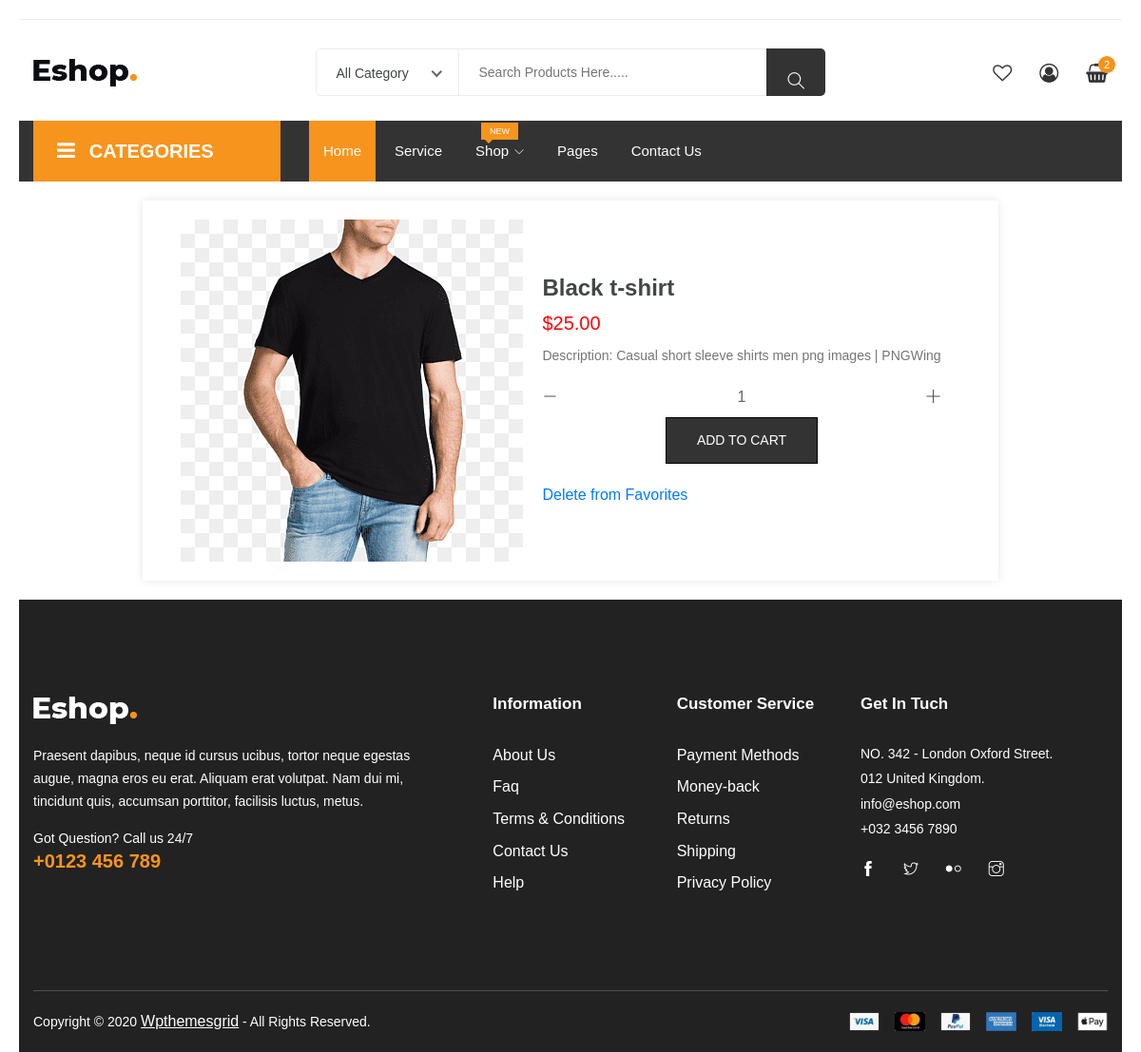
The app's page /detail/7/ (signed in) with its own data.
### store/models.py (models this page shows)
class Product(models.Model):
    name = models.CharField(max_length=255)
    category = models.ForeignKey(Category, related_name='products', on_delete=models.CASCADE)
    description = models.TextField(blank=True)
    price = models.DecimalField(max_digits=10, decimal_places=2)
    GENDER_CHOICES = [
        ('MEN','M'),
        ('WOMEN','W'),
        ('BOTH','B')
    ]
    gender = models.CharField(max_length=5, choices=GENDER_CHOICES, default='BOTH', blank=True, null=True)
    hot = models.BooleanField(default=False)
    image = models.ImageField(upload_to='posters', blank=True, null=True, verbose_name='Poster')
    def get_image(self):
        try:
            return self.image.url
        except:
            return 'https://cdn.iconscout.com/icon/premium/png-256-thumb/insert-image-9924441-8059276.png'

### store/views.py (the view)
# urls.py: path('detail/<int:pk>/', detail_view, name='detail'),
def detail_view(request, pk):
    product = Product.objects.get(pk=pk)
    context ={
        'product': product,
    }
    return render(request, 'store/detail.html', context)

### store/models.py (called while the page is built)
    @property
    def get_cart_total_price(self):
        cart_products = self.cartproduct_set.all()
        total_price = sum([product.get_total_price for product in cart_products])
        return total_price

    @property
    def get_cart_total_quantity(self):
        cart_products = self.cartproduct_set.all()
        total_quantity = sum([product.quantity for product in cart_products])
        return total_quantity

    @property
    def get_cart_quantity(self):
        cart_products = self.cartproduct_set.all()
        quantity = sum([1 for product in cart_products])
        return quantity

    @property
    def get_total_price(self):
        total_price = self.product.price * self.quantity
        return total_price

### store/templatetags/likes_status_check.py (called while the page is built)
@register.simple_tag()
def check_status(user, product_id):
    return Liked.objects.filter(user=user, product_id=product_id).exists()

### store/templatetags/navbar.py (called while the page is built)
@register.simple_tag()
def get_card_items(request):
    cart = Userscart(request)
    return cart.get_cart_info()

### store/utils.py (called while the page is built)
    def get_cart_info(self):
        cart, created = Cart.objects.get_or_create(
            user=self.user
        )
        cart_products = cart.cartproduct_set.all()
        cart_total_quantity = cart.get_cart_total_quantity
        cart_total_price = cart.get_cart_total_price
        get_cart_quantity = cart.get_cart_quantity
        return {
            'cart_total_quantity': cart_total_quantity,
            'cart_total_price': cart_total_price,
            'cart_products': cart_products,
            'get_cart_quantity': get_cart_quantity,
            'cart': cart,
        }

### store/templates/store/detail.html (shortened to what this page needs)
{% extends 'base.html' %}
{% load likes_status_check %}
{% block main %}
    <section class="product-detail">
      <div class="product-images">
        <img src="{{ product.get_image }}">
      </div>
      <div class="product-info">
        <h1>{{ product.name }}</h1>
        <p class="price">${{ product.price }}</p>
        <p>Description: {{ product.description }}</p>
        {%  if request.user.is_authenticated %}
         <form action="{% url 'add' %}" id="quantity" method="post">
                    <div class="d-flex align-items-center">
                      <a class="dec-btn p-0"><i class="ti-minus"></i></a>
                      <input id="quantityInput" name="quantity" class="form-control border-0 shadow-0 p-0 mx-2 text-center" type="text" min="1" value="1">
                      <a class="inc-btn p-0"><i class="ti-plus"></i></a>
                    </div>
         <button type="submit" form="quantity" class="btn btn-primary mt-2" style="border: 1px solid #000; text-align: center; margin: 0 auto;  display: block;">Add to cart</button>
         </form>
        {% check_status request.user product.pk as like  %}
		{% if like  %}
        <a href="{% url 'add_to_liked' product.pk  %}">Delete from Favorites</a>
        {% else %}
        <a href="{% url 'add_to_liked' product.pk  %}">Add to Favorites</a>
        {% endif %}
        {% else %}
        <h7>First you should login if you want add to cart.</h7>
        {% endif %}
      </div>
    </section>
{% endblock main %}

### store/templates/store/detail.html (style rules this page uses)
body { font-family: Arial, sans-serif; line-height: 1.6; margin: 0; padding: 20px; }
.product-detail { display: flex; justify-content: center; align-items: center; margin: 20px auto; max-width:900px; box-shadow: 0 0 10px rgba(0,0,0,0.1); padding: 20px; }
.product-images img { max-width: 600px; height: auto; }
.product-info { padding: 0 20px; }
.product-info h1 { font-size: 24px; margin-bottom: 10px; }
.product-info .price { font-size: 20px; color: #f00; margin-bottom: 10px; }
.product-info p { margin-bottom: 20px; }
form { margin-bottom: 20px; }
button { padding: 10px 20px; background-color: #007bff; color: #fff; border: none; cursor: pointer; font-size: 16px; }
a { text-decoration: none; color: #007bff; font-size: 16px; }

### records on screen
Product: get_image (picture), name "Black t-shirt", price "25.00", description "Casual short sleeve shirts men png images | PNGWing"

### other values on screen
{{ cart.get_cart_quantity }} "2"
